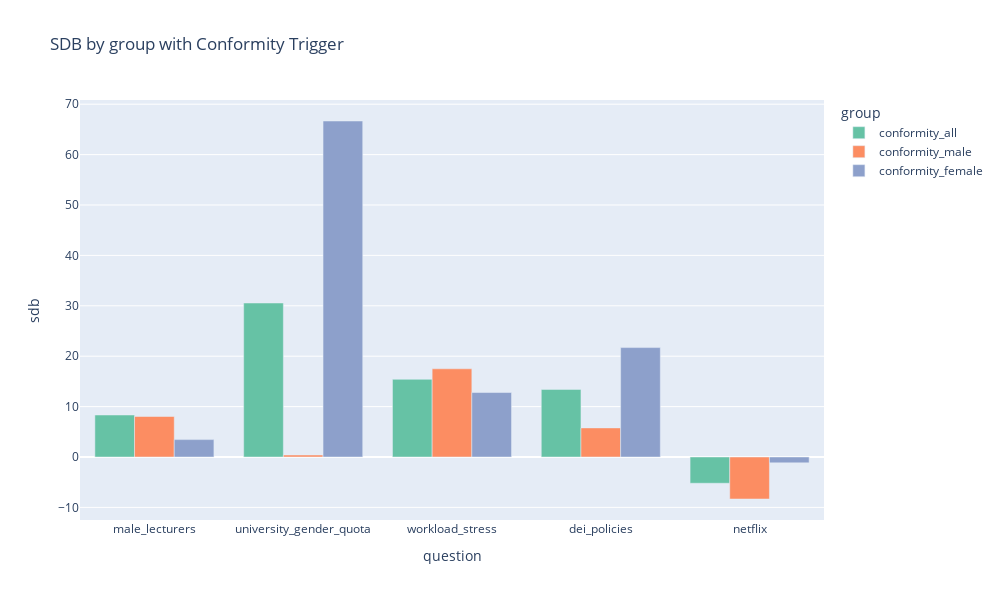

Write notebook code for a chart like this one.
### Code cell
temp_sdb = all_sdb.loc[all_sdb['group'].isin(conform_cols), :]

# create 3 groups of bars for each question based on all_cols female_cols and male_cols
fig = px.bar(temp_sdb, x='question', y='sdb', color='group', barmode='group', color_discrete_sequence=px.colors.qualitative.Set2, title='SDB by group with Conformity Trigger')

# increase plot size and change color palette to viridis
fig.update_layout(
    autosize=False,
    width=1000,
    height=600,
    coloraxis=dict(colorscale='viridis')
)

fig.show()

### Figure 1 — Plotly figure (JSON) as saved in the notebook; plotly's stock layout.template omitted (floating-point values rounded to 4 significant figures)
{"data": [{"alignmentgroup": "True", "hovertemplate": "group=conformity_all<br>question=%{x}<br>sdb=%{y}<extra></extra>", "legendgroup": "conformity_all", "marker": {"color": "rgb(102,194,165)", "pattern": {"shape": ""}}, "name": "conformity_all", "offsetgroup": "conformity_all", "orientation": "v", "showlegend": true, "textposition": "auto", "type": "bar", "x": ["male_lecturers", "university_gender_quota", "workload_stress", "dei_policies", "netflix"], "xaxis": "x", "y": [8.333, 30.56, 15.41, 13.41, -5.208], "yaxis": "y"}, {"alignmentgroup": "True", "hovertemplate": "group=conformity_male<br>question=%{x}<br>sdb=%{y}<extra></extra>", "legendgroup": "conformity_male", "marker": {"color": "rgb(252,141,98)", "pattern": {"shape": ""}}, "name": "conformity_male", "offsetgroup": "conformity_male", "orientation": "v", "showlegend": true, "textposition": "auto", "type": "bar", "x": ["male_lecturers", "university_gender_quota", "workload_stress", "dei_policies", "netflix"], "xaxis": "x", "y": [8.036, 0.3968, 17.5, 5.769, -8.333], "yaxis": "y"}, {"alignmentgroup": "True", "hovertemplate": "group=conformity_female<br>question=%{x}<br>sdb=%{y}<extra></extra>", "legendgroup": "conformity_female", "marker": {"color": "rgb(141,160,203)", "pattern": {"shape": ""}}, "name": "conformity_female", "offsetgroup": "conformity_female", "orientation": "v", "showlegend": true, "textposition": "auto", "type": "bar", "x": ["male_lecturers", "university_gender_quota", "workload_stress", "dei_policies", "netflix"], "xaxis": "x", "y": [3.448, 66.67, 12.79, 21.71, -1.163], "yaxis": "y"}], "layout": {"autosize": false, "barmode": "group", "coloraxis": {"colorscale": [[0, "#440154"], [0.1111, "#482878"], [0.2222, "#3e4989"], [0.3333, "#31688e"], [0.4444, "#26828e"], [0.5556, "#1f9e89"], [0.6667, "#35b779"], [0.7778, "#6ece58"], [0.8889, "#b5de2b"], [1, "#fde725"]]}, "height": 600, "legend": {"title": {"text": "group"}, "tracegroupgap": 0}, "title": {"text": "SDB by group with Conformity Trigger"}, "width": 1000, "xaxis": {"anchor": "y", "domain": [0, 1], "title": {"text": "question"}}, "yaxis": {"anchor": "x", "domain": [0, 1], "title": {"text": "sdb"}}}}
